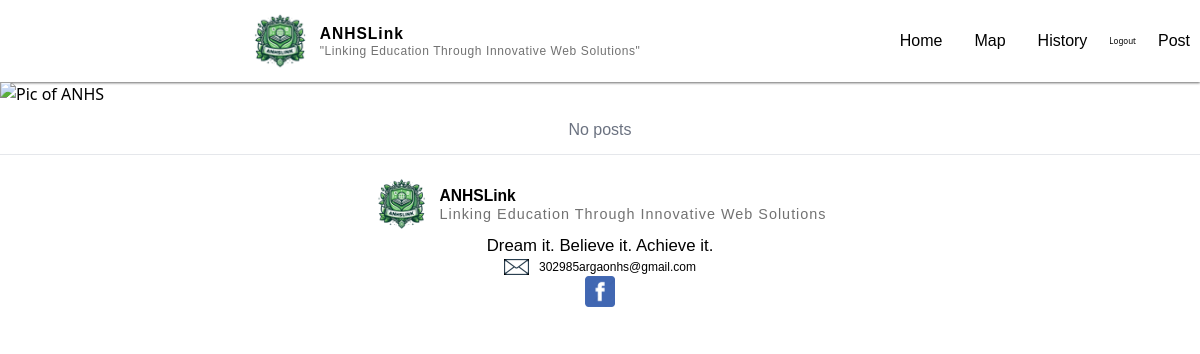
Page / (signed in) on the earlier database version.
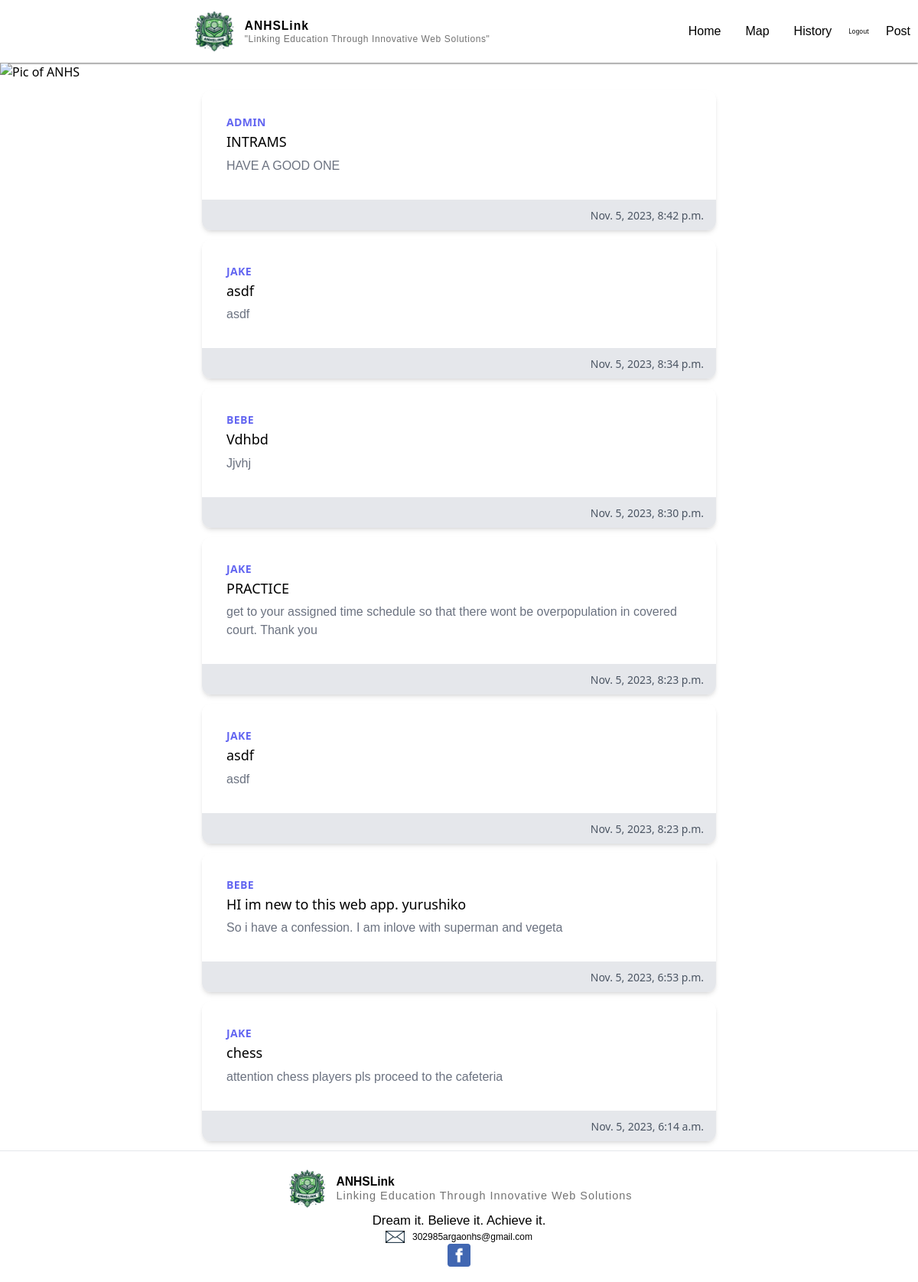
Same page on the later database version.
### main/models.py (models this page shows, shortened)
class Post(models.Model):
    author = models.ForeignKey(User, on_delete=models.CASCADE)
    title = models.CharField (max_length=200)
    description = models.TextField()
    created_at = models.DateTimeField(auto_now_add=True)
    updated_at = models.DateTimeField(auto_now=True)

### main/views.py (the view)
# urls.py: path("", views.home, name="home"),
def home (request):
    posts = Post.objects.all().order_by('-created_at')
    if not request.user.is_authenticated:
        return HttpResponseRedirect(reverse("anhs"))
    return render(request,"main/home.html", {"posts":posts})

### main/templates/main/home.html (shortened to what this page needs)
{% extends "main/base.html" %}
{% load static %}
{% block body %}
<div class="image_container">
    <img class="picture" src="{% static 'pictures/News_sign.png' %}" alt="Pic of ANHS" width="100%">
</div>
{% for post in posts %}
<div class="max-w-md mx-auto bg-white rounded-xl shadow-md overflow-hidden md:max-w-2xl m-3">
  <div class="md:flex">
    <div class="p-8">
      <div class="uppercase tracking-wide text-sm text-indigo-500 font-semibold">{{post.author.username}}</div>
      <a href="#" class="block mt-1 text-lg leading-tight font-medium text-black hover:underline">{{post.title}}</a>
      <p class="mt-2 text-gray-500">{{post.description}}</p>
    </div>
  </div>
  <div class="px-4 py-2 bg-gray-200 text-right">
    <span class="text-sm text-gray-600">{{post.created_at}}</span>
  </div>
</div>
{% empty %}
<p class="m-3 text-center text-gray-500">No posts</p>
{% endfor %}
{% endblock %}

### main/templates/main/base.html (shortened to what this page needs)
{% load static %}
<!DOCTYPE html>
<html lang="en">
<head>
    <link rel="stylesheet" href="{% static 'css/main.css' %}">
    <link href="{% static 'styles/styles.css' %}" rel="stylesheet" type="text/css">
</head>
<body>
    <div class="page">
        <div class="head_container">
            <div class="branding">
                <img class="logo" src="{% static 'pictures/ANHSLink_logo.png' %}" alt="ANHS LOGO" width="7%">
                <div class="site-identity">
                    <p class="site-title">ANHSLink</p>
                    <p class="site-description">"Linking Education Through Innovative Web Solutions"</p>
                </div>
            </div>
            <div class="information flex justify-center space-x-3">
                <a href="{% url 'home' %}">
                    <p>Home</p>
                </a>
                <a href="{% url 'map' %}">
                    <p>Map</p>
                </a>
                <a href="{% url 'history' %}">
                    <p>History</p>
                </a>
                <a>
                    <form action="{% url 'logout' %}" method="post">
                        <input type="submit" value="Logout">
                    </form>
                </a>
                <a href="{% url 'create_post' %}">
                    <p>Post</p>
                </a>
            </div>
        </div>
        {% block body %} {% endblock %}
        <footer>
            <div class="footer_container">
                <div class="branding_footer_whole">
                    <div class="branding_footer">
                        <img class="logo" src="{% static 'pictures/ANHSLink_logo.png' %}" alt="ANHS LOGO" width="5%" height="10%">
                        <div class="site-identity_footer">
                            <p class="site-title_footer">ANHSLink</p>
                            <p class="site-description_footer">Linking Education Through Innovative Web Solutions</p>
                        </div>
                    </div>
                    <div class="branding_footer_motto">
                        Dream it. Believe it. Achieve it.
                    </div>
                    <div class="socials_footer">
                        <div class="heading">
                            <div class="quick_email">
                                <img class="contact_logo" src="{% static 'pictures/GMAIL_LOGO.png' %}" alt="gmail_logo" width="1rem">
                                <p class="contacts">302985argaonhs@gmail.com</p>
                            </div>
                        </div>
                        <a href="https://www.facebook.com/profile.php?id=100063811972895" target="_blank">
                            <img src="{% static 'pictures/FB_LOGO.png' %}" alt="fb_logo" width="30vw" height="30vh">
                        </a>
                    </div>
                </div>
            </div>
        </footer>
    </div>
</body>
</html>

### authentication/static/css/main.css (style rules this page uses)
html { line-height: 1.5; -webkit-text-size-adjust: 100%; -moz-tab-size: 4; -o-tab-size: 4; tab-size: 4; font-family: ui-sans-serif, system-ui, -apple-system, BlinkMacSystemFont, "Segoe UI", Roboto, "Helvetica Neue", Arial, "Noto Sans", sans-serif, "Apple Color Emoji", "Segoe UI Emoji", "Segoe UI Symbol", "Noto Color Emoji"; font-feature-settings: normal; font-variation-settings: normal; }
body { margin: 0; line-height: inherit; }
a { color: inherit; text-decoration: inherit; }
button, input, optgroup, select, textarea { font-family: inherit; font-feature-settings: inherit; font-variation-settings: inherit; font-size: 100%; font-weight: inherit; line-height: inherit; color: inherit; margin: 0; padding: 0; }
button, [type='button'], [type='reset'], [type='submit'] { -webkit-appearance: button; background-color: transparent; background-image: none; }
blockquote, dl, dd, h1, h2, h3, h4, h5, h6, hr, figure, p, pre { margin: 0; }
input::placeholder, textarea::placeholder { opacity: 1; color: #9ca3af; }
img, svg, video, canvas, audio, iframe, embed, object { display: block; vertical-align: middle; }
img, video { max-width: 100%; height: auto; }
.m-3 { margin: 0.75rem; }
.mx-auto { margin-left: auto; margin-right: auto; }
.mt-1 { margin-top: 0.25rem; }
.mt-2 { margin-top: 0.5rem; }
.block { display: block; }
.flex { display: flex; }
.max-w-md { max-width: 28rem; }
.justify-center { justify-content: center; }
.space-x-3 > :not([hidden]) ~ :not([hidden]) { --tw-space-x-reverse: 0; margin-right: calc(0.75rem * var(--tw-space-x-reverse)); margin-left: calc(0.75rem * calc(1 - var(--tw-space-x-reverse))); }
.overflow-hidden { overflow: hidden; }
.rounded-xl { border-radius: 0.75rem; }
.bg-gray-200 { --tw-bg-opacity: 1; background-color: rgb(229 231 235 / var(--tw-bg-opacity)); }
.bg-white { --tw-bg-opacity: 1; background-color: rgb(255 255 255 / var(--tw-bg-opacity)); }
.p-8 { padding: 2rem; }
.px-4 { padding-left: 1rem; padding-right: 1rem; }
.py-2 { padding-top: 0.5rem; padding-bottom: 0.5rem; }
.text-right { text-align: right; }
.text-lg { font-size: 1.125rem; line-height: 1.75rem; }
.text-sm { font-size: 0.875rem; line-height: 1.25rem; }
.font-medium { font-weight: 500; }
.font-semibold { font-weight: 600; }
.uppercase { text-transform: uppercase; }
.leading-tight { line-height: 1.25; }
.tracking-wide { letter-spacing: 0.025em; }
.text-black { --tw-text-opacity: 1; color: rgb(0 0 0 / var(--tw-text-opacity)); }
.text-gray-500 { --tw-text-opacity: 1; color: rgb(107 114 128 / var(--tw-text-opacity)); }
.text-gray-600 { --tw-text-opacity: 1; color: rgb(75 85 99 / var(--tw-text-opacity)); }
.text-indigo-500 { --tw-text-opacity: 1; color: rgb(99 102 241 / var(--tw-text-opacity)); }
.shadow-md { --tw-shadow: 0 4px 6px -1px rgb(0 0 0 / 0.1), 0 2px 4px -2px rgb(0 0 0 / 0.1); --tw-shadow-colored: 0 4px 6px -1px var(--tw-shadow-color), 0 2px 4px -2px var(--tw-shadow-color); box-shadow: var(--tw-ring-offset-shadow, 0 0 #0000), var(--tw-ring-shadow, 0 0 #0000), var(--tw-shadow); }
@media (min-width: 768px) { .md\:flex { display: flex; } }
@media (min-width: 768px) { .md\:max-w-2xl { max-width: 42rem; } }

Differences in the rows shown:
added Post: author.username "ADMIN", title "INTRAMS", description "HAVE A GOOD ONE", created_at "Nov. 5, 2023, 8:42 p.m."
added Post: author.username "JAKE", title "asdf", description "asdf", created_at "Nov. 5, 2023, 8:34 p.m."
added Post: author.username "BEBE", title "Vdhbd", description "Jjvhj", created_at "Nov. 5, 2023, 8:30 p.m."
added Post: author.username "JAKE", title "PRACTICE", description "get to your assigned time schedule so that there wont be overpopulation in covered court. Thank you", created_at "Nov. 5, 2023, 8:23 p.m."
added Post: author.username "JAKE", title "asdf", description "asdf", created_at "Nov. 5, 2023, 8:23 p.m."
added Post: author.username "BEBE", title "HI im new to this web app. yurushiko", description "So i have a confession. I am inlove with superman and vegeta", created_at "Nov. 5, 2023, 6:53 p.m."
added Post: author.username "JAKE", title "chess", description "attention chess players pls proceed to the cafeteria", created_at "Nov. 5, 2023, 6:14 a.m."
Other differences:
text no longer shown: "No posts"
